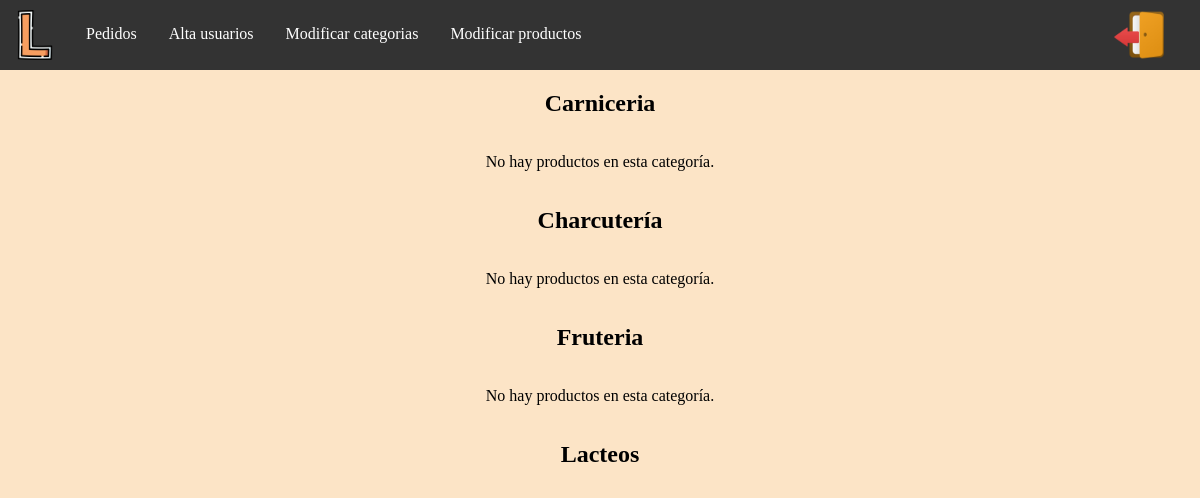
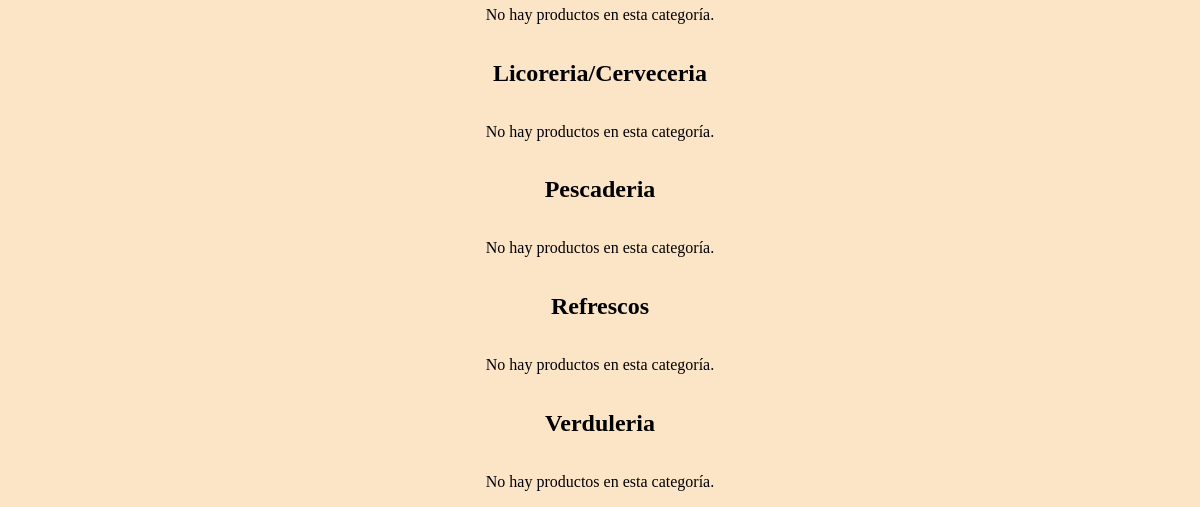
/productosAdmin.php (signed in, upper part), run on an earlier commit of the app's database (2 pictures, top to bottom).
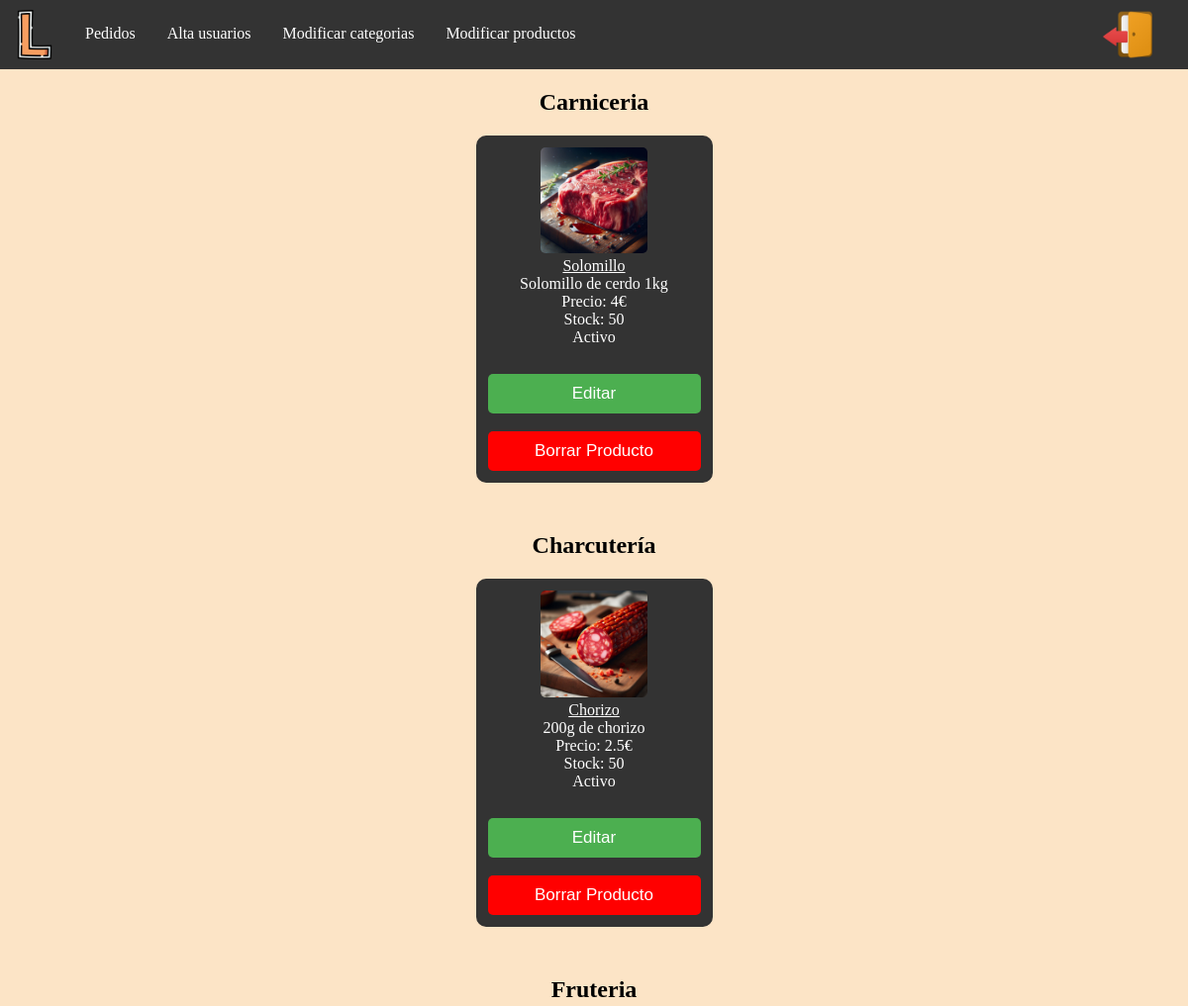
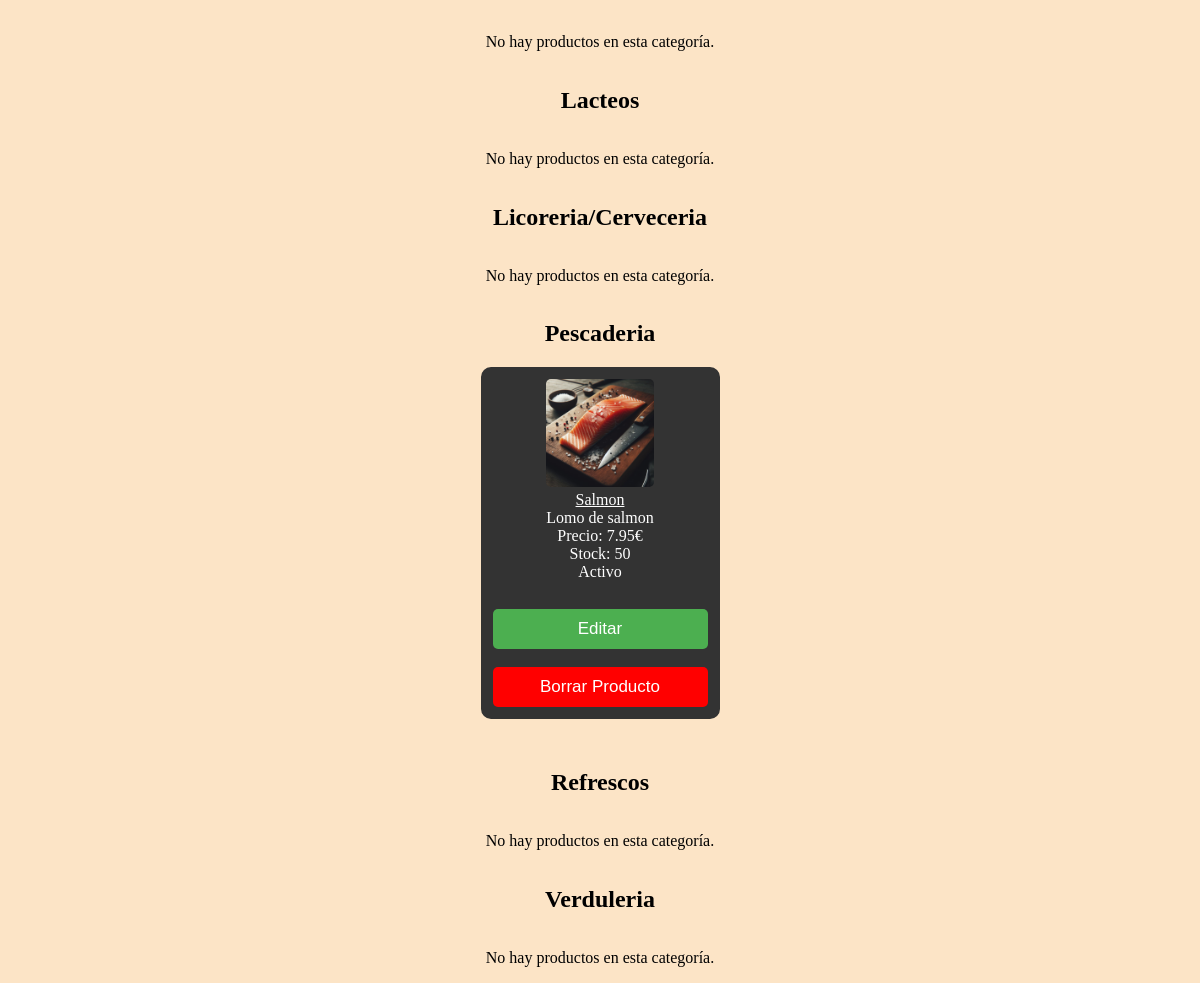
And on a later commit of the database (2 pictures, top to bottom).
### tables this page shows
CREATE TABLE IF NOT EXISTS `productos` (
  `CodProd` int(11) NOT NULL AUTO_INCREMENT,
  `Nombre` varchar(45) DEFAULT NULL,
  `Descripcion` varchar(90) NOT NULL,
  `Precio` float NOT NULL,
  `Stock` int(11) NOT NULL CHECK (Stock >= 0),
  `CodCat` int(11) NOT NULL,
  `CodEstado` INT(11) NOT NULL,
  `RutaImagen` VARCHAR(100) NOT NULL,
  PRIMARY KEY (`CodProd`),
  CONSTRAINT `productos_ibfk_1` FOREIGN KEY (`CodCat`) REFERENCES `categorias` (`CodCat`),
  CONSTRAINT `productos_ibfk_2` FOREIGN KEY (`CodEstado`) REFERENCES `estadoProducto` (`CodEstadoProducto`)
);

### productosAdmin.php (the view, shortened to what this page needs)
<?php
$conexion = mysqli_connect("localhost", "root", "", "supermercado");
?>
<!DOCTYPE html>
<html lang="es">
<head>
    <link rel="stylesheet" href="css/estilos_Productos.css">
    <link rel="stylesheet" href="css/comunTodos.css">
    <link rel="stylesheet" href="css/estilo_AltaCategoriasProd.css">
</head>
<body>
    <nav>
        <img src="imagenes/icono.png" alt="logo" />
        <a href="todosPedidos.php">Pedidos</a>
        <a href="darAltaUsuarios.php">Alta usuarios</a>
        <a href="categoriasAdmin.php">Modificar categorias</a>
        <a href="productosAdmin.php">Modificar productos</a>
        <div id="logout">
            <a href="logout.php"><img src="imagenes/logout.png"></a>
        </div>
    </nav>
    <center>
        <?php
        $sql_Categorias = "SELECT codcat, nombre FROM categorias";
        $result_Categorias = $conexion->query($sql_Categorias);
        $categorias = array();
        if ($result_Categorias->num_rows > 0) {
            while ($filaCategoria = $result_Categorias->fetch_assoc()) {
                $categorias[$filaCategoria['codcat']] = $filaCategoria['nombre'];
            }
        }
        foreach ($categorias as $codcat => $nombre_categoria) {
            echo "<h2>$nombre_categoria</h2>";
            $sql_Productos = "SELECT codprod, nombre, descripcion, precio, stock, codestado, rutaimagen FROM productos WHERE codcat = $codcat";
            $result_Productos = $conexion->query($sql_Productos);
            echo "<div class='productos'>";
            if ($result_Productos->num_rows > 0) {
                while ($fila = $result_Productos->fetch_assoc()) {
                    echo '<div class="producto">';
                    echo '<img src="' . $fila["rutaimagen"] . '">';
                    echo '<div><u>' . $fila["nombre"] . '</u></div>';
                    echo '<div>' . $fila["descripcion"] . '</div>';
                    echo '<div>Precio: ' . $fila["precio"] . '€</div>';
                    echo '<div>Stock: ' . $fila["stock"] . '</div>';
                     if ($fila["codestado"]==1){
                        echo '<div>Activo</div>';
                    } else {
                        echo '<div>Desactivo</div>';
                    }
                    echo "<form method='GET'>";
                    echo '<br><input type="submit" value="Editar" class="editar">';
                    echo '</form>';
                    echo "<form action='borrarCatProd.php' method='POST'>";
                    echo '<br><input type="submit" value="Borrar Producto" class="borrar">';
                    echo '</form>';
                    echo '</div>';
                }
            } else {
                echo "<p>No hay productos en esta categoría.</p>";
            }
            echo "</div>";
        }
            ?>
    </center>
</body>
</html>

### css/estilos_Productos.css (style rules this page uses)
.productos { display: flex; flex-wrap: wrap; justify-content: center; margin-top: 20px; }
.producto { width: calc(20% - 25px); margin: 0 15px 30px; text-align: center; border: 2px solid #333; border-radius: 10px; padding: 10px; background-color: #333; color: white; }
.producto img { width: 50%; border-radius: 5px; }
a { text-decoration: none; }
.editar { margin-top: 10px; font-size: 17px; background-color: #4CAF50; color: white; padding: 10px 20px; border: none; border-radius: 5px; cursor: pointer; text-decoration: none; }

### css/comunTodos.css (style rules this page uses)
body { margin: 0px; text-align: center; align-items: center; justify-content: center; height: 100vh; margin: 0; background-color: #fce4c6; }
nav { background-color: #333; overflow: hidden; }
nav a { float: left; display: block; color: white; text-align: center; padding: 25px 16px; text-decoration: none; }
nav img { float: left; padding: 10px; height: 50px; }
#logout { display: flex; align-items: center; float: right; padding: 10px; height: 50px; }

### css/estilo_AltaCategoriasProd.css (style rules this page uses)
form { display: flex; flex-direction: column; }
.borrar { font-size: 17px; background-color: red; color: white; padding: 10px 20px; border: none; border-radius: 5px; cursor: pointer; text-decoration: none; }

What changed in the data, as far as the page shows it:
added productos: RutaImagen (picture), Nombre "Solomillo", Descripcion "Solomillo de cerdo 1kg", Precio "4", Stock "50", shows "Activo", shown under "Carniceria"
added productos: RutaImagen (picture), Nombre "Chorizo", Descripcion "200g de chorizo", Precio "2.5", Stock "50", shows "Activo", shown under "Charcutería"
added productos: RutaImagen (picture), Nombre "Salmon", Descripcion "Lomo de salmon", Precio "7.95", Stock "50", shows "Activo", shown under "Pescaderia"
Also different on the page:
list line gone: "No hay productos en esta categoría."
